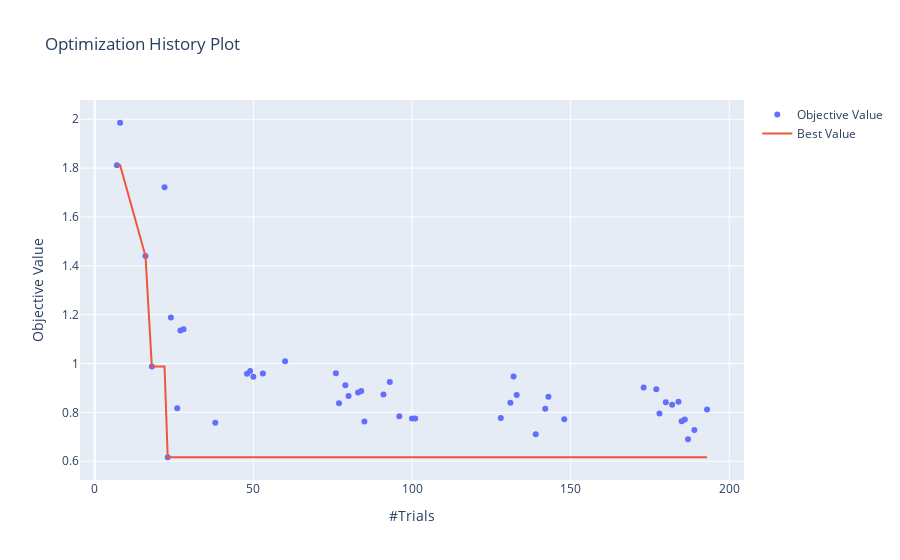

Source (notebook cell):
### Code cell
fig = optuna.visualization.plot_optimization_history(peanut)
fig.show()
